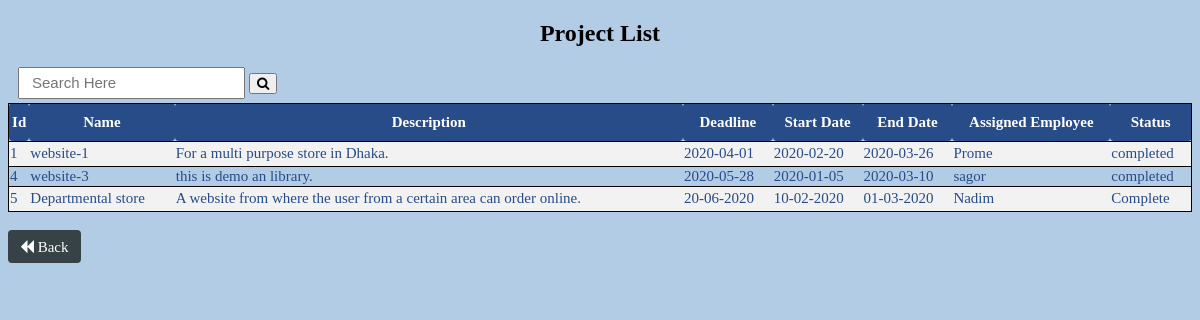
Screenshot of /teamleader/tl_projectinfo.php with the database file from the repository.
### tables this page shows
CREATE TABLE `project` (
  `id` int(10) NOT NULL,
  `name` varchar(200) NOT NULL,
  `description` varchar(300) NOT NULL,
  `deadline` varchar(100) NOT NULL,
  `start_date` varchar(100) NOT NULL,
  `end_date` varchar(100) NOT NULL,
  `assigned_emp` varchar(100) NOT NULL,
  `status` varchar(50) NOT NULL
);

### teamleader/tl_projectinfo.php (the view, shortened to what this page needs)
<?php
    if(isset($_POST['search']))
    {
        $valueToSearch = $_POST['valueToSearch'];
        $query = "SELECT * FROM `project` WHERE CONCAT(`id`, `name`, `description`, `deadline`,`start_date`,`end_date`,`assigned_emp`,`status`) LIKE '%".$valueToSearch."%'";
        $search_result = filterTable($query);
    }
     else {
        $query = "SELECT * FROM `project`";
        $search_result = filterTable($query);
    }
    function filterTable($query)
    {
        $connect = mysqli_connect("localhost", "root", "", "finalproj");
        $filter_Result = mysqli_query($connect, $query);
        return $filter_Result;
    }
?>
<!DOCTYPE html>
<html>
    <head><title>Project Info | Team Leader</title>
    <link rel="stylesheet" href="https://cdnjs.cloudflare.com/ajax/libs/font-awesome/4.7.0/css/font-awesome.min.css">
</head>
    <body>
        <h2 class="h2">Project List</h2>
        <form action="tl_projectinfo.php" method="post">
            <div style="float: left;">
                <input type="text" name="valueToSearch" class="btn-search" placeholder="Search Here">
                <button type="submit" name="search"><i class="fa fa-search"></i></button>
            </div>
            <br><br>
            <table>
                <tr>
                    <th>Id</th>
                    <th>Name</th>
                    <th>Description</th>
                    <th>Deadline</th>
                    <th>Start Date</th>
                    <th>End Date</th>
                    <th>Assigned Employee</th>
                    <th>Status</th>
                </tr>
                <?php while($row = mysqli_fetch_array($search_result)):?>
                <tr>
                <td><?php echo $row['id'];?></td>
                <td><?php echo $row['name'];?></td>
                <td><?php echo $row['description'];?></td>
                <td><?php echo $row['deadline'];?></td>
                <td><?php echo $row['start_date'];?></td>
                <td><?php echo $row['end_date'];?></td>
                <td><?php echo $row['assigned_emp'];?></td>
                <td><?php echo $row['status'];?></td>
                </tr>
                <?php endwhile;?>
            </table>
            <br>
            <button class="btn2"><i class="fa fa-backward" aria-hidden="true"><a style="text-decoration: none; color: white;" href="../tl_home.php"> Back</a></i></button>
        </form>
    </body>
</html>

### teamleader/tl_projectinfo.php (style rules this page uses)
body { background-color: #b3cce6; }
table { border-collapse: collapse; width: 100%; color: #274c87; font-family: verdana; font-size: 15px; text-align: left; }
table th { background-color: #274c87; color: white; height: 35px; border-radius: 4px; text-align: center; }
table tr { border: 0.5px solid black; }
table tr:nth-child(even) { background-color: #f2f2f2; height: 25px; }
.btn2 { background-color: #374247; border: none; color: white; padding: 8px 12px; font-size: 15px; cursor: pointer; border-radius: 4px; }
.btn-search { padding: 8px 12px; font-size: 15px; cursor: pointer; margin-left: 10px; height: 12px; }
.h2 { text-align: center; font-family: "Times New Roman", Times, serif; }

### rows the page displays
project: id "1", name "website-1", description "For a multi purpose store in Dhaka.", deadline "2020-04-01", start_date "2020-02-20", end_date "2020-03-26", assigned_emp "Prome", status "completed"
project: id "4", name "website-3", description "this is demo an library.", deadline "2020-05-28", start_date "2020-01-05", end_date "2020-03-10", assigned_emp "sagor", status "completed"
project: id "5", name "Departmental store", description "A website from where the user from a certain area can order online.", deadline "20-06-2020", start_date "10-02-2020", end_date "01-03-2020", assigned_emp "Nadim", status "Complete"
